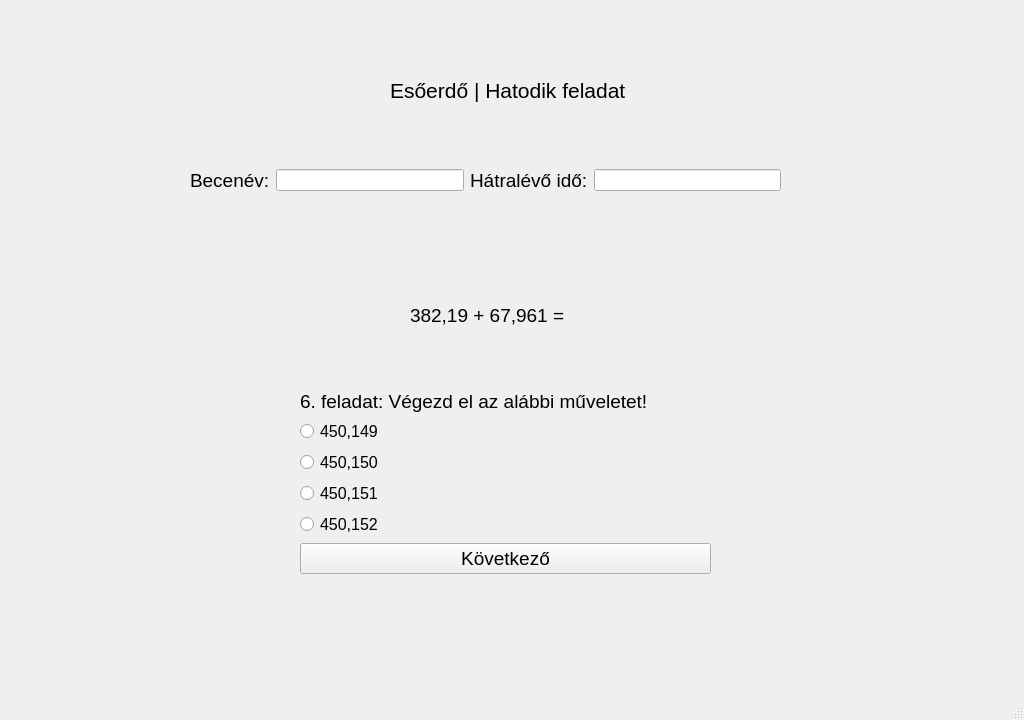
<?xml version="1.0" encoding="UTF-8"?>
<ui version="4.0">
 <class>ques1</class>
 <widget class="QMainWindow" name="ques1">
  <property name="geometry">
   <rect>
    <x>0</x>
    <y>0</y>
    <width>1024</width>
    <height>720</height>
   </rect>
  </property>
  <property name="windowTitle">
   <string>Játékos matematikai gyakorlóprogram</string>
  </property>
  <widget class="QWidget" name="centralwidget">
   <widget class="QLabel" name="label">
    <property name="geometry">
     <rect>
      <x>0</x>
      <y>-10</y>
      <width>1024</width>
      <height>720</height>
     </rect>
    </property>
    <property name="text">
     <string/>
    </property>
    <property name="pixmap">
     <pixmap>../szakdoga hátterek/Game_Background_38.jpg</pixmap>
    </property>
    <property name="scaledContents">
     <bool>true</bool>
    </property>
   </widget>
   <widget class="QLabel" name="label_4">
    <property name="geometry">
     <rect>
      <x>390</x>
      <y>70</y>
      <width>261</width>
      <height>41</height>
     </rect>
    </property>
    <property name="sizePolicy">
     <sizepolicy hsizetype="Expanding" vsizetype="Preferred">
      <horstretch>0</horstretch>
      <verstretch>0</verstretch>
     </sizepolicy>
    </property>
    <property name="font">
     <font>
      <pointsize>16</pointsize>
     </font>
    </property>
    <property name="cursor">
     <cursorShape>ArrowCursor</cursorShape>
    </property>
    <property name="text">
     <string>Esőerdő | Hatodik feladat</string>
    </property>
   </widget>
   <widget class="QWidget" name="horizontalLayoutWidget">
    <property name="geometry">
     <rect>
      <x>190</x>
      <y>140</y>
      <width>591</width>
      <height>81</height>
     </rect>
    </property>
    <layout class="QHBoxLayout" name="horizontalLayout">
     <item>
      <widget class="QLabel" name="label_2">
       <property name="font">
        <font>
         <pointsize>14</pointsize>
        </font>
       </property>
       <property name="text">
        <string>Becenév:</string>
       </property>
      </widget>
     </item>
     <item>
      <widget class="QLineEdit" name="T1">
       <property name="sizePolicy">
        <sizepolicy hsizetype="Expanding" vsizetype="Fixed">
         <horstretch>0</horstretch>
         <verstretch>0</verstretch>
        </sizepolicy>
       </property>
      </widget>
     </item>
     <item>
      <widget class="QLabel" name="label_3">
       <property name="font">
        <font>
         <pointsize>14</pointsize>
        </font>
       </property>
       <property name="text">
        <string>Hátralévő idő:</string>
       </property>
      </widget>
     </item>
     <item>
      <widget class="QLineEdit" name="T2">
       <property name="sizePolicy">
        <sizepolicy hsizetype="Expanding" vsizetype="Fixed">
         <horstretch>0</horstretch>
         <verstretch>0</verstretch>
        </sizepolicy>
       </property>
      </widget>
     </item>
    </layout>
   </widget>
   <widget class="QWidget" name="formLayoutWidget">
    <property name="geometry">
     <rect>
      <x>300</x>
      <y>390</y>
      <width>411</width>
      <height>251</height>
     </rect>
    </property>
    <layout class="QFormLayout" name="formLayout">
     <property name="labelAlignment">
      <set>Qt::AlignLeading|Qt::AlignLeft|Qt::AlignTop</set>
     </property>
     <item row="1" column="0">
      <widget class="QLabel" name="label_5">
       <property name="font">
        <font>
         <pointsize>14</pointsize>
        </font>
       </property>
       <property name="text">
        <string>6. feladat: Végezd el az alábbi műveletet!</string>
       </property>
      </widget>
     </item>
     <item row="2" column="0">
      <widget class="QRadioButton" name="R1">
       <property name="font">
        <font>
         <pointsize>12</pointsize>
        </font>
       </property>
       <property name="text">
        <string>450,149</string>
       </property>
      </widget>
     </item>
     <item row="3" column="0">
      <widget class="QRadioButton" name="R2">
       <property name="font">
        <font>
         <pointsize>12</pointsize>
        </font>
       </property>
       <property name="text">
        <string>450,150</string>
       </property>
      </widget>
     </item>
     <item row="4" column="0">
      <widget class="QRadioButton" name="R3">
       <property name="font">
        <font>
         <pointsize>12</pointsize>
        </font>
       </property>
       <property name="text">
        <string>450,151</string>
       </property>
      </widget>
     </item>
     <item row="6" column="0" colspan="2">
      <widget class="QPushButton" name="B1">
       <property name="font">
        <font>
         <pointsize>14</pointsize>
        </font>
       </property>
       <property name="text">
        <string>Következő</string>
       </property>
      </widget>
     </item>
     <item row="5" column="0">
      <widget class="QRadioButton" name="R4">
       <property name="font">
        <font>
         <pointsize>12</pointsize>
        </font>
       </property>
       <property name="text">
        <string>450,152</string>
       </property>
      </widget>
     </item>
    </layout>
   </widget>
   <widget class="QLabel" name="label_6">
    <property name="geometry">
     <rect>
      <x>410</x>
      <y>280</y>
      <width>171</width>
      <height>71</height>
     </rect>
    </property>
    <property name="text">
     <string>&lt;html&gt;&lt;head/&gt;&lt;body&gt;&lt;p&gt;&lt;span style=&quot; font-size:14pt;&quot;&gt;382,19 + 67,961 =&lt;/span&gt;&lt;/p&gt;&lt;/body&gt;&lt;/html&gt;</string>
    </property>
    <property name="scaledContents">
     <bool>true</bool>
    </property>
   </widget>
  </widget>
  <widget class="QMenuBar" name="menubar">
   <property name="geometry">
    <rect>
     <x>0</x>
     <y>0</y>
     <width>1024</width>
     <height>21</height>
    </rect>
   </property>
  </widget>
  <widget class="QStatusBar" name="statusbar"/>
 </widget>
 <resources/>
 <connections/>
</ui>
